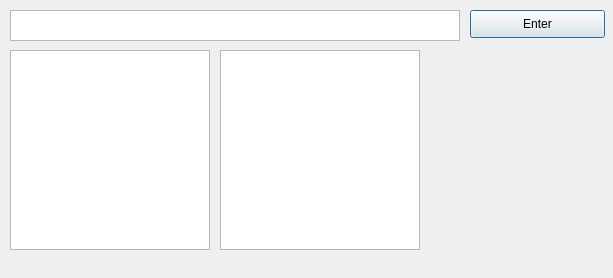
<?xml version="1.0" encoding="UTF-8"?>
<ui version="4.0">
 <class>Dialog</class>
 <widget class="QDialog" name="Dialog">
  <property name="geometry">
   <rect>
    <x>0</x>
    <y>0</y>
    <width>613</width>
    <height>278</height>
   </rect>
  </property>
  <property name="windowTitle">
   <string>Dialog</string>
  </property>
  <widget class="QGraphicsView" name="graphicsView">
   <property name="geometry">
    <rect>
     <x>10</x>
     <y>50</y>
     <width>200</width>
     <height>200</height>
    </rect>
   </property>
   <property name="sizePolicy">
    <sizepolicy hsizetype="Fixed" vsizetype="Fixed">
     <horstretch>0</horstretch>
     <verstretch>0</verstretch>
    </sizepolicy>
   </property>
   <property name="minimumSize">
    <size>
     <width>0</width>
     <height>0</height>
    </size>
   </property>
   <property name="maximumSize">
    <size>
     <width>200</width>
     <height>200</height>
    </size>
   </property>
  </widget>
  <widget class="QTextEdit" name="textEdit">
   <property name="geometry">
    <rect>
     <x>10</x>
     <y>10</y>
     <width>450</width>
     <height>31</height>
    </rect>
   </property>
  </widget>
  <widget class="QPushButton" name="pushButton">
   <property name="geometry">
    <rect>
     <x>470</x>
     <y>10</y>
     <width>135</width>
     <height>28</height>
    </rect>
   </property>
   <property name="text">
    <string>Enter</string>
   </property>
  </widget>
  <widget class="QGraphicsView" name="graphicsView_2">
   <property name="geometry">
    <rect>
     <x>220</x>
     <y>50</y>
     <width>200</width>
     <height>200</height>
    </rect>
   </property>
   <property name="sizePolicy">
    <sizepolicy hsizetype="Fixed" vsizetype="Fixed">
     <horstretch>0</horstretch>
     <verstretch>0</verstretch>
    </sizepolicy>
   </property>
   <property name="minimumSize">
    <size>
     <width>0</width>
     <height>0</height>
    </size>
   </property>
   <property name="maximumSize">
    <size>
     <width>200</width>
     <height>200</height>
    </size>
   </property>
  </widget>
 </widget>
 <layoutdefault spacing="6" margin="11"/>
 <resources/>
 <connections/>
</ui>
